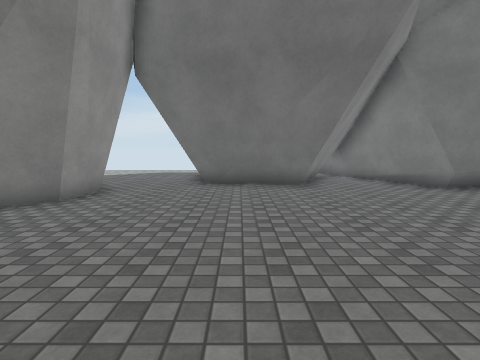
View 1 (above)

14 first-person views from a walk through a scene from a Unity 3-D project. The camera is 1.3 m above the floor, tilts 6° down and sees 80° across. The floor is counted in squares, 1 m on a side. Each view is taken from the middle of a square. On the plan, view 1 faces up. The plan holds only what a view shows up to about 13 squares ahead; the rest is blank. The place goes on beyond the plan. The player is left out. Some surface patterns are stand-ins.

View 2
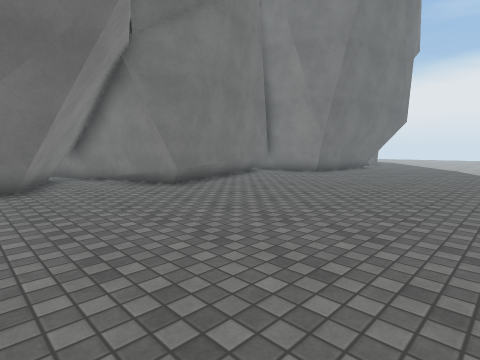

View 3
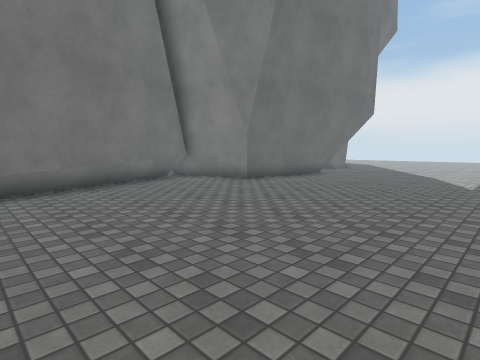

View 4
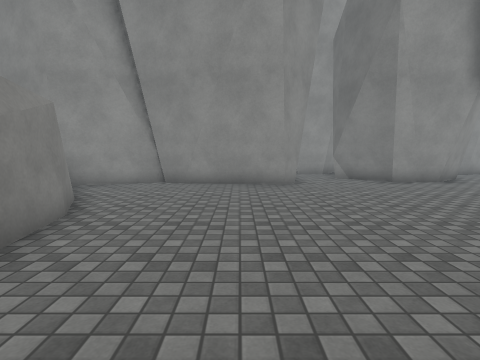

View 5
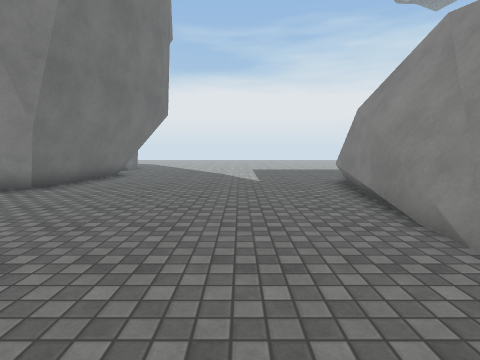

View 6
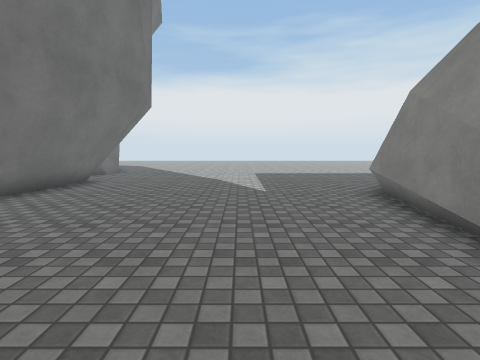

View 7
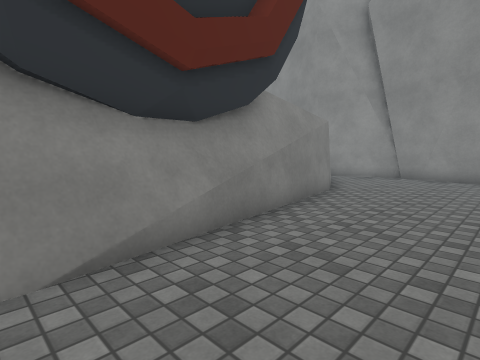

View 8
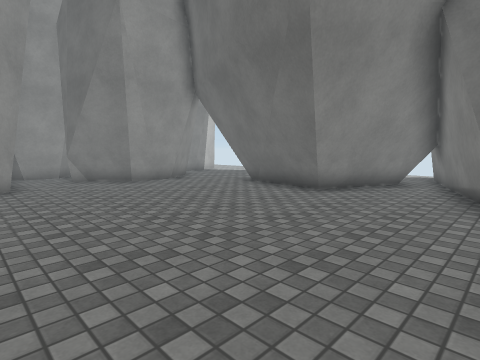

View 9
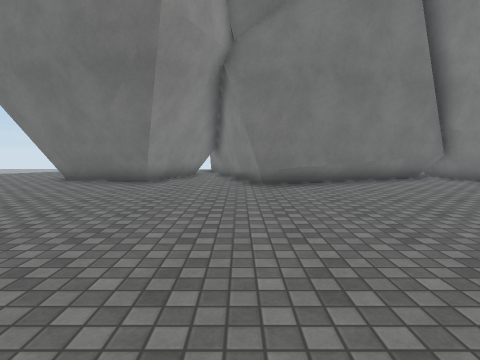

View 10
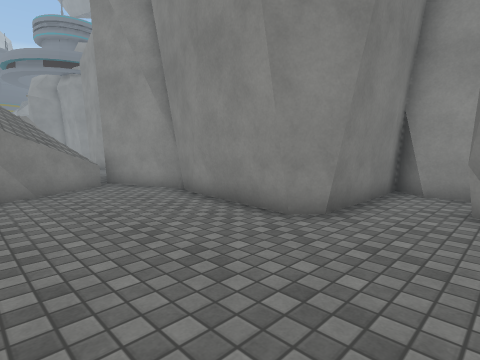

View 11
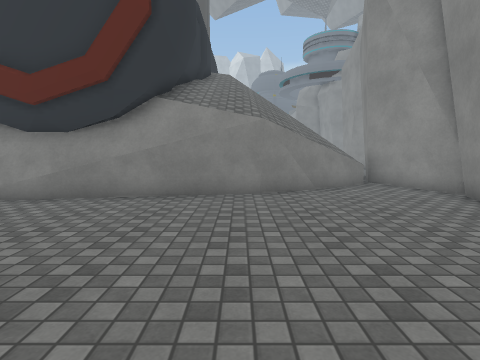

View 12
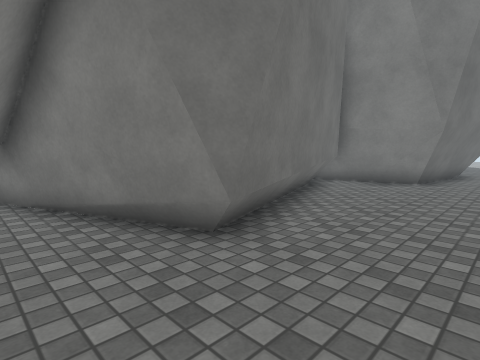

View 13
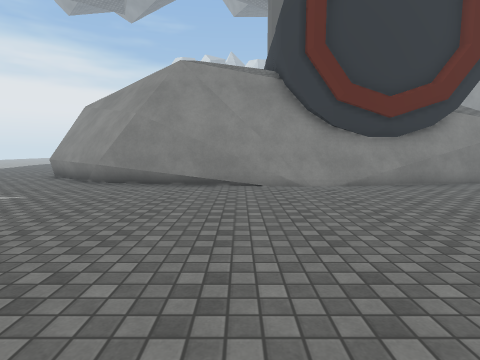

View 14
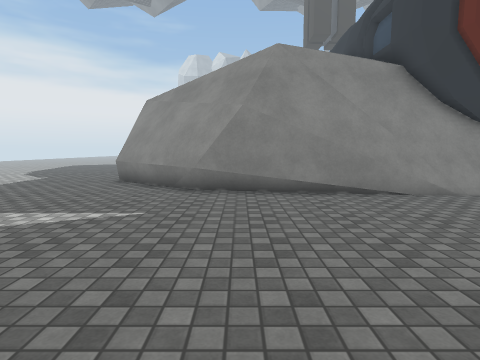

### Floor plan
Points are (right, up) in squares from view 1. A wall is a line through its corners. A room is listed if a view was taken in it or the views show most of it. See-through windows are left out.
Room 1 (views 1, 2, 3, 4, 5, 6, 7, 8, 9, 10, 11, 12, 13, 14)
walls: (7.2, 8.8) (6.3, 9.2); (6.5, 9) (4.1, 16.2); (4.9, -1.9) (11.7, -1.7); (11, -1.2) (18.3, -1.8); (2.9, 9.2) (0.5, 9.6); (11.2, -1.7) (13.3, -1.4); (3.2, -2.1) (12.2, -1.9); (2.3, 9.5) (0.3, 9.8); (2.4, 9.7) (-0.2, 10.1); (11.5, -1.8) (13.8, -1.5); (11.8, -2) (14.6, -1.5); (0.8, 9.5) (-1.4, 10.2); (1.3, -2.6) (7.6, -1.5); (0.4, 9.9) (-1.1, 10.4); (1.2, -2.8) (3.5, -2.5); (15.5, 8.2) (14.8, 11.6); (15.5, 8.7) (14.9, 11.9); (15.8, 8.5) (15.6, 9.3); (4.9, 13.8) (4.2, 12.2); (4.2, 13.8) (2.5, 9.9); (4.5, 13.9) (2.7, 9.9); (4.7, 14.1) (2.8, 9.6); (-0.4, -3.4) (1.4, -2.5); (14.8, 11.3) (6.6, 8.7); (-3.8, -0.5) (-4.4, -2.4) (-3.1, -5.6); (-4.1, 8.1) (-4.3, 7.1) (-6.1, 5.1); (-1.6, -4.2) (0.7, -2.8); (17.8, -1.8) (20.6, -3.8); (-4.1, 9.3) (-4.1, 7.7); (20.5, 7.6) (15.9, 8.3); (20.6, 7.4) (15.7, 8.1) (15.5, 8.9); (-7.6, 3.4) (-4.5, 3.4) (-3.6, 2.7) (-4, -1.2); (-8.1, 5.5) (-8.1, 3.6)
low walls: (6.8, 8.9) (5.5, 12.4); (5.9, -1.7) (11.4, -1.6); (9.4, -1.3) (10.9, -1.3); (10.7, -1) (11.9, -0.8); (10.6, -1.4) (12.2, -1.1); (11.1, -1.5) (12.5, -1.3); (2.5, 9.9) (-0.4, 10.3); (2.9, 11.4) (2.4, 10.2) (-0.8, 10.7); (14.5, -1.5) (18.4, -2.1); (-0.1, 10.3) (-1.8, 10.9); (16, 8.5) (15.6, 9.8); (15.6, 9.4) (15.1, 12.1); (14, 11.7) (6.5, 9); (15.7, 9.8) (15.2, 12.4); (14.3, 11.6) (6.6, 8.8); (16.8, -1.6) (18.4, -1.9) (20.6, -3.6); (17.4, 8.5) (16.2, 8.7) (15.7, 10.2); (-4.3, 8.3) (-4.5, 7.2) (-5.4, 6.2); (-4.3, 9.2) (-4.3, 8.1); (18.1, -2.1) (19.1, -2.6); (-5.5, 6.1) (-5.8, 5.7) (-6, 5.2); (-4.4, -2.4) (-4.1, -3.2); (-2.7, -5) (-2, -4.5); (20.1, 8.1) (17.5, 8.5); (20.6, 7.7) (15.8, 8.5); (20.5, 8.1) (19.9, 8.1)
ways out: opening at (-2.5, 10); gap at (-3, -6)

Where each view was taken, in squares from view 1:
view 1: 0 up, 0 right, facing up
view 2: 0 up, 1 right, facing up-right
view 3: 0 up, 7 right, facing up-right
view 4: 1 up, 7 right, facing left
view 5: 2 up, 7 right, facing right
view 6: 2 up, 10 right, facing right
view 7: 2 up, 10 right, facing down-left
view 8: 2 up, 7 right, facing up-left
view 9: 1 down, 6 right, facing up
view 10: 6 up, 1 right, facing down-left
view 11: 6 up, 2 right, facing down
view 12: 6 up, 4 right, facing up-right
view 13: 9 up, 13 right, facing down
view 14: 7 up, 17 right, facing down
